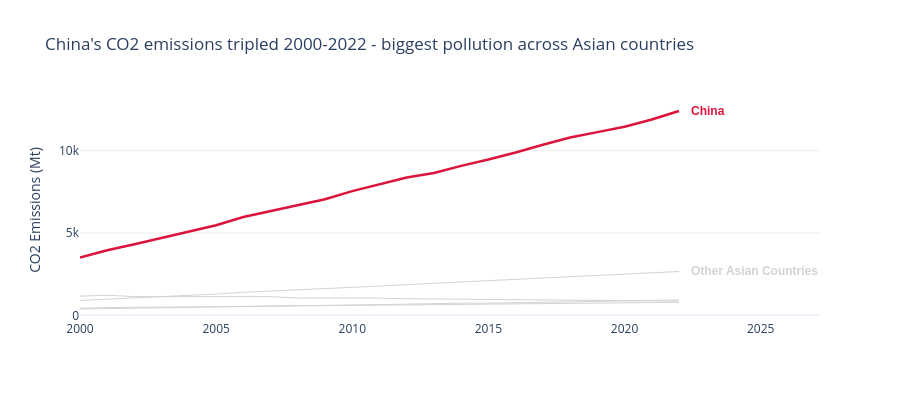

Notebook code cell kept with this figure:
### Markdown cell above
---
## Task 2 — A line chart showing CO2 emissions over time for all Asian countries in the dataset, with one country highlighted.

**same requirements as Task1**

### Code cell
# Task — Multi-series line with highlight
# YOUR CODE HERE
df_asia = df[df['Region'] == 'Asia']

color_map = {c: 'crimson' if c == 'China' else 'lightgrey' for c in df_asia['Country'].unique()}

fig = px.line(df_asia, x='Year', y='CO2_Mt', color='Country',
               color_discrete_map=color_map,
               labels={'CO2_Mt': 'CO2 Emissions (Mt)', 'Year': ''},
               title="China's CO2 emissions tripled 2000-2022 - biggest pollution across Asian countries",
               template='plotly_white',
               height=400
               )

fig.update_traces(
    line=dict(width=1),
    showlegend=False 
)

fig.update_traces(line=dict(width=2.5), selector=dict(name='China'))

china_label = df_asia.loc[(df_asia['Country'] == 'China') & (df_asia['Year'] == df_asia['Year'].max())]
india_label = df_asia.loc[(df_asia['Country'] == 'India') & (df_asia['Year'] == df_asia['Year'].max())] 

fig.add_annotation(
    x=china_label['Year'].values[0], y=china_label['CO2_Mt'].values[0],
    text='China', showarrow=False,
    xanchor='left', xshift=10,
    font=dict(color='crimson', size=12, weight='bold', family='Arial')
)

fig.add_annotation(
    x=india_label['Year'].values[0], y=india_label['CO2_Mt'].values[0],
    text='Other Asian Countries', showarrow=False,
    xanchor='left', xshift=10,
    font=dict(color='lightgrey', size=12, weight='bold', family='Arial')
)

fig.update_layout(
    yaxis=dict(gridcolor='#EEEEEE'),
    xaxis=dict(showgrid=False)
)

fig.show()

### Figure 1 — Plotly figure (JSON) as saved in the notebook; plotly's stock layout.template omitted (floating-point values rounded to 4 significant figures)
{"data": [{"hovertemplate": "Country=China<br>=%{x}<br>CO2 Emissions (Mt)=%{y}<extra></extra>", "legendgroup": "China", "line": {"color": "crimson", "dash": "solid", "width": 2.5}, "marker": {"symbol": "circle"}, "mode": "lines", "name": "China", "orientation": "v", "showlegend": false, "type": "scatter", "x": [2000, 2001, 2002, 2003, 2004, 2005, 2006, 2007, 2008, 2009, 2010, 2011, 2012, 2013, 2014, 2015, 2016, 2017, 2018, 2019, 2020, 2021, 2022], "xaxis": "x", "y": [3514.0, 3952.0, 4312.0, 4692.0, 5079.0, 5468.0, 5974.0, 6323.0, 6673.0, 7053.0, 7543.0, 7972.0, 8365.0, 8641.0, 9078.0, 9466.0, 9887.0, 10360.0, 10790.0, 11130.0, 11450.0, 11900.0, 12410.0], "yaxis": "y"}, {"hovertemplate": "Country=India<br>=%{x}<br>CO2 Emissions (Mt)=%{y}<extra></extra>", "legendgroup": "India", "line": {"color": "lightgrey", "dash": "solid", "width": 1}, "marker": {"symbol": "circle"}, "mode": "lines", "name": "India", "orientation": "v", "showlegend": false, "type": "scatter", "x": [2000, 2001, 2002, 2003, 2004, 2005, 2006, 2007, 2008, 2009, 2010, 2011, 2012, 2013, 2014, 2015, 2016, 2017, 2018, 2019, 2020, 2021, 2022], "xaxis": "x", "y": [901.6, 974.6, 1056.0, 1146.0, 1205.0, 1291.0, 1396.0, 1466.0, 1542.0, 1637.0, 1687.0, 1774.0, 1865.0, 1945.0, 1994.0, 2092.0, 2177.0, 2267.0, 2345.0, 2419.0, 2466.0, 2580.0, 2661.0], "yaxis": "y"}, {"hovertemplate": "Country=Japan<br>=%{x}<br>CO2 Emissions (Mt)=%{y}<extra></extra>", "legendgroup": "Japan", "line": {"color": "lightgrey", "dash": "solid", "width": 1}, "marker": {"symbol": "circle"}, "mode": "lines", "name": "Japan", "orientation": "v", "showlegend": false, "type": "scatter", "x": [2000, 2001, 2002, 2003, 2004, 2005, 2006, 2007, 2008, 2009, 2010, 2011, 2012, 2013, 2014, 2015, 2016, 2017, 2018, 2019, 2020, 2021, 2022], "xaxis": "x", "y": [1166.0, 1220.0, 1136.0, 1131.0, 1151.0, 1127.0, 1101.0, 1133.0, 1050.0, 1061.0, 1064.0, 1042.0, 1005.0, 990.9, 1010.0, 996.6, 967.4, 925.1, 916.6, 914.5, 902.8, 898.1, 865.1], "yaxis": "y"}, {"hovertemplate": "Country=South Korea<br>=%{x}<br>CO2 Emissions (Mt)=%{y}<extra></extra>", "legendgroup": "South Korea", "line": {"color": "lightgrey", "dash": "solid", "width": 1}, "marker": {"symbol": "circle"}, "mode": "lines", "name": "South Korea", "orientation": "v", "showlegend": false, "type": "scatter", "x": [2000, 2001, 2002, 2003, 2004, 2005, 2006, 2007, 2008, 2009, 2010, 2011, 2012, 2013, 2014, 2015, 2016, 2017, 2018, 2019, 2020, 2021, 2022], "xaxis": "x", "y": [438.1, 481.5, 490.6, 490.8, 494.6, 537.2, 539.0, 566.1, 570.0, 585.4, 595.9, 620.6, 631.1, 649.6, 646.2, 686.5, 704.0, 706.0, 738.5, 750.8, 755.8, 777.3, 789.5], "yaxis": "y"}, {"hovertemplate": "Country=Indonesia<br>=%{x}<br>CO2 Emissions (Mt)=%{y}<extra></extra>", "legendgroup": "Indonesia", "line": {"color": "lightgrey", "dash": "solid", "width": 1}, "marker": {"symbol": "circle"}, "mode": "lines", "name": "Indonesia", "orientation": "v", "showlegend": false, "type": "scatter", "x": [2000, 2001, 2002, 2003, 2004, 2005, 2006, 2007, 2008, 2009, 2010, 2011, 2012, 2013, 2014, 2015, 2016, 2017, 2018, 2019, 2020, 2021, 2022], "xaxis": "x", "y": [382.8, 400.4, 430.7, 453.8, 482.6, 501.9, 533.0, 551.8, 586.6, 602.5, 614.5, 647.3, 680.1, 717.7, 736.3, 738.2, 768.8, 813.7, 834.8, 872.3, 876.5, 898.5, 930.5], "yaxis": "y"}], "layout": {"annotations": [{"font": {"color": "crimson", "family": "Arial", "size": 12, "weight": "bold"}, "showarrow": false, "text": "China", "x": 2022, "xanchor": "left", "xshift": 10, "y": 12410.0}, {"font": {"color": "lightgrey", "family": "Arial", "size": 12, "weight": "bold"}, "showarrow": false, "text": "Other Asian Countries", "x": 2022, "xanchor": "left", "xshift": 10, "y": 2661.0}], "height": 400, "legend": {"title": {"text": "Country"}, "tracegroupgap": 0}, "title": {"text": "China's CO2 emissions tripled 2000-2022 - biggest pollution across Asian countries"}, "xaxis": {"anchor": "y", "domain": [0, 1], "showgrid": false, "title": {"text": ""}}, "yaxis": {"anchor": "x", "domain": [0, 1], "gridcolor": "#EEEEEE", "title": {"text": "CO2 Emissions (Mt)"}}}}
